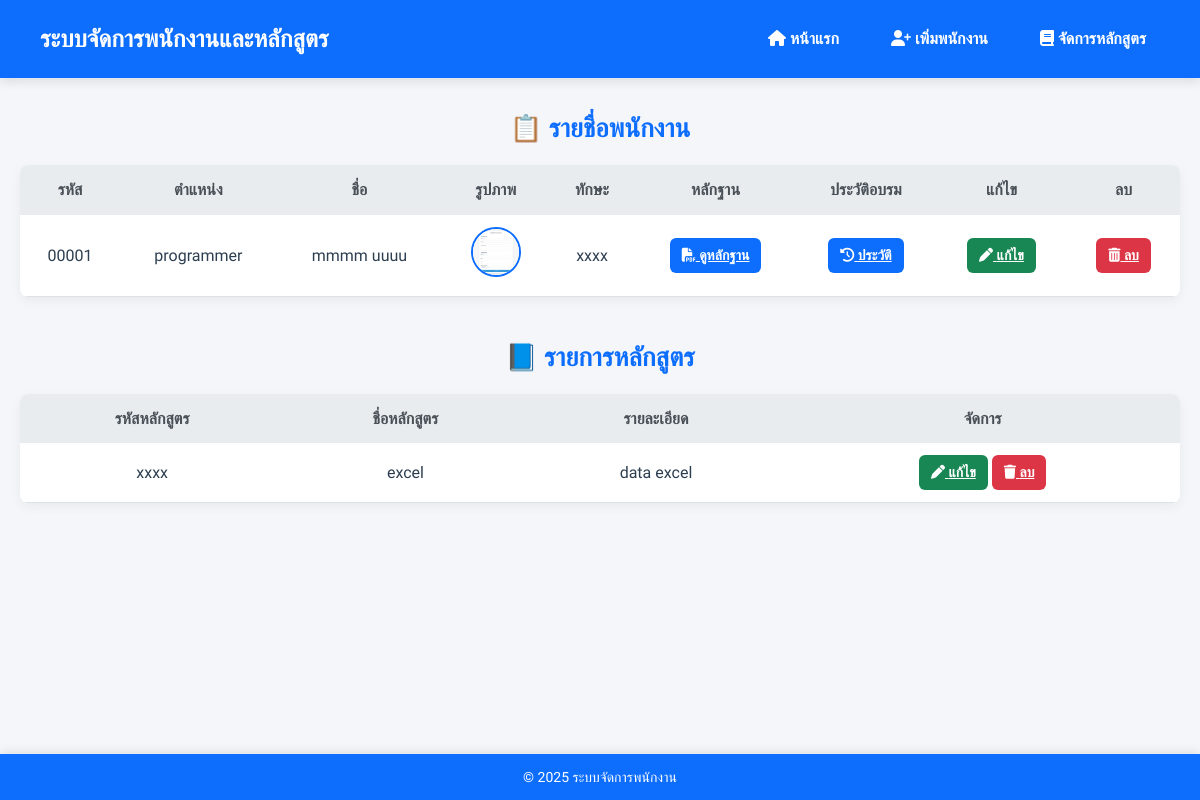
The page / on the database its author committed.
### training/models.py (models this page shows, shortened)
class Employee(models.Model):
    employee_code = models.CharField(max_length=50, unique=False, default='')
    position = models.CharField(max_length=50)
    name = models.CharField(max_length=100)
    certificate = models.FileField(upload_to='certificates/', null=True, blank=True)
    photo = models.ImageField(upload_to='employee_photos/', blank=True, null=True)
    skills = models.TextField(blank=True, null=True)

class Course(models.Model):
    code = models.CharField(max_length=20)
    name = models.CharField(max_length=100)
    description = models.TextField(blank=True)
    hours = models.PositiveIntegerField(default=0)

### training/views.py (the view)
# urls.py: path('', views.index, name='index'),
def index(request):
    employees = Employee.objects.all()
    courses = Course.objects.all()
    return render(
        request,
        "training/index.html",
        {
            "employees": employees,
            "courses": courses,
        },
    )

### training/templates/training/index.html (shortened to what this page needs)
{% load static %}
<!DOCTYPE html>
<html lang="th">
<head>
  <link rel="stylesheet" href="https://cdnjs.cloudflare.com/ajax/libs/font-awesome/6.5.0/css/all.min.css" />
</head>
<body>
  <header>
    <h1>ระบบจัดการพนักงานและหลักสูตร</h1>
    <nav>
      <a href="{% url 'index' %}"><i class="fas fa-home"></i> หน้าแรก</a>
      <a href="{% url 'add_employee' %}"><i class="fas fa-user-plus"></i> เพิ่มพนักงาน</a>
      <a href="{% url 'course_manage' %}"><i class="fas fa-book"></i> จัดการหลักสูตร</a>
    </nav>
  </header>
  <main>
    <h2>📋 รายชื่อพนักงาน</h2>
    <table>
      <thead>
        <tr>
          <th>รหัส</th>
          <th>ตำแหน่ง</th>
          <th>ชื่อ</th>
          <th>รูปภาพ</th>
          <th>ทักษะ</th>
          <th>หลักฐาน</th>
          <th>ประวัติอบรม</th>
          <th>แก้ไข</th>
          <th>ลบ</th>
        </tr>
      </thead>
      <tbody>
        {% for employee in employees %}
        <tr>
          <td>{{ employee.employee_code }}</td>
          <td>{{ employee.position }}</td>
          <td>{{ employee.name }}</td>
          <td>
            {% if employee.photo %}<img src="{{ employee.photo.url }}" alt="รูปของ {{ employee.name }}">{% else %}<span class="no-data">ไม่มีรูป</span>{% endif %}
          </td>
          <td>{% if employee.skills %}{{ employee.skills|linebreaksbr }}{% else %}<span class="no-data">ไม่มีทักษะ</span>{% endif %}</td>
          <td>
            {% if employee.certificate %}
            <a href="{{ employee.certificate.url }}" target="_blank" class="button"><i class="fas fa-file-pdf"></i> ดูหลักฐาน</a>
            {% else %}<span class="no-data">ไม่มีไฟล์</span>{% endif %}
          </td>
          <td><a href="{% url 'employee_detail' employee.id %}" class="button"><i class="fas fa-history"></i> ประวัติ</a></td>
          <td><a href="{% url 'employee_edit' employee.id %}" class="edit-button"><i class="fas fa-pen"></i> แก้ไข</a></td>
          <td><a href="javascript:void(0);" onclick="confirmDelete(this)" data-url="{% url 'employee_delete' employee.id %}" class="delete-icon"><i class="fas fa-trash-alt"></i> ลบ</a></td>
        </tr>
        {% empty %}
        <tr>
          <td colspan="9" class="no-data">ยังไม่มีพนักงาน</td>
        </tr>
        {% endfor %}
      </tbody>
    </table>
    <h2>📘 รายการหลักสูตร</h2>
    <table>
      <thead>
        <tr>
          <th>รหัสหลักสูตร</th>
          <th>ชื่อหลักสูตร</th>
          <th>รายละเอียด</th>
          <th>จัดการ</th>
        </tr>
      </thead>
      <tbody>
        {% for course in courses %}
        <tr>
          <td>{{ course.code }}</td>
          <td>{{ course.name }}</td>
          <td>{{ course.description }}</td>
          <td>
            <a href="{% url 'edit_course' course.id %}" class="edit-button"><i class="fas fa-pen"></i> แก้ไข</a>
            <a href="javascript:void(0);" onclick="confirmDelete(this)" data-url="{% url 'delete_course' course.id %}" class="delete-icon"><i class="fas fa-trash"></i> ลบ</a>
          </td>
        </tr>
        {% empty %}
        <tr>
          <td colspan="4" class="no-data">ยังไม่มีหลักสูตร</td>
        </tr>
        {% endfor %}
      </tbody>
    </table>
  </main>
  <footer>
    &copy; 2025 ระบบจัดการพนักงาน
  </footer>
</body>
</html>

### training/templates/training/index.html (style rules this page uses)
* { box-sizing: border-box; margin: 0; padding: 0; }
body { font-family: 'Sarabun', sans-serif; background-color: #f4f6fa; color: #2c3e50; line-height: 1.6; padding-bottom: 80px; }
header { background: #0d6efd; padding: 20px 40px; display: flex; justify-content: space-between; align-items: center; color: white; box-shadow: 0 4px 10px rgba(0, 0, 0, 0.1); position: sticky; top: 0; z-index: 1000; }
header h1 { font-size: 24px; font-weight: bold; }
nav a { color: white; text-decoration: none; font-weight: bold; margin-left: 20px; padding: 8px 14px; border-radius: 6px; transition: background-color 0.3s; }
main { max-width: 1200px; margin: 30px auto; padding: 0 20px; }
h2 { font-size: 26px; margin: 30px 0 15px; color: #0d6efd; text-align: center; }
table { width: 100%; border-collapse: collapse; margin-bottom: 40px; background-color: #fff; border-radius: 8px; overflow: hidden; box-shadow: 0 4px 12px rgba(0, 0, 0, 0.05); }
thead th { background-color: #e9ecef; color: #495057; padding: 12px 16px; text-align: center; font-weight: bold; }
tbody td { padding: 12px 16px; text-align: center; border-bottom: 1px solid #dee2e6; }
img { width: 50px; height: 50px; object-fit: cover; border-radius: 50%; border: 2px solid #0d6efd; }
.button, .edit-button, .delete-icon { display: inline-block; padding: 6px 12px; border: none; border-radius: 6px; color: #fff; font-size: 14px; font-weight: bold; cursor: pointer; transition: background 0.3s, transform 0.2s; }
.button { background-color: #0d6efd; }
.edit-button { background-color: #198754; }
.delete-icon { background-color: #dc3545; }
footer { position: fixed; bottom: 0; width: 100%; background: #0d6efd; color: white; text-align: center; padding: 12px; font-size: 14px; box-shadow: 0 -2px 10px rgba(0, 0, 0, 0.1); }

### rows shown on the page
Employee: employee_code "00001", position "programmer", name "mmmm uuuu", photo (picture), skills "xxxx"
Course: code "xxxx", name "excel", description "data excel"
